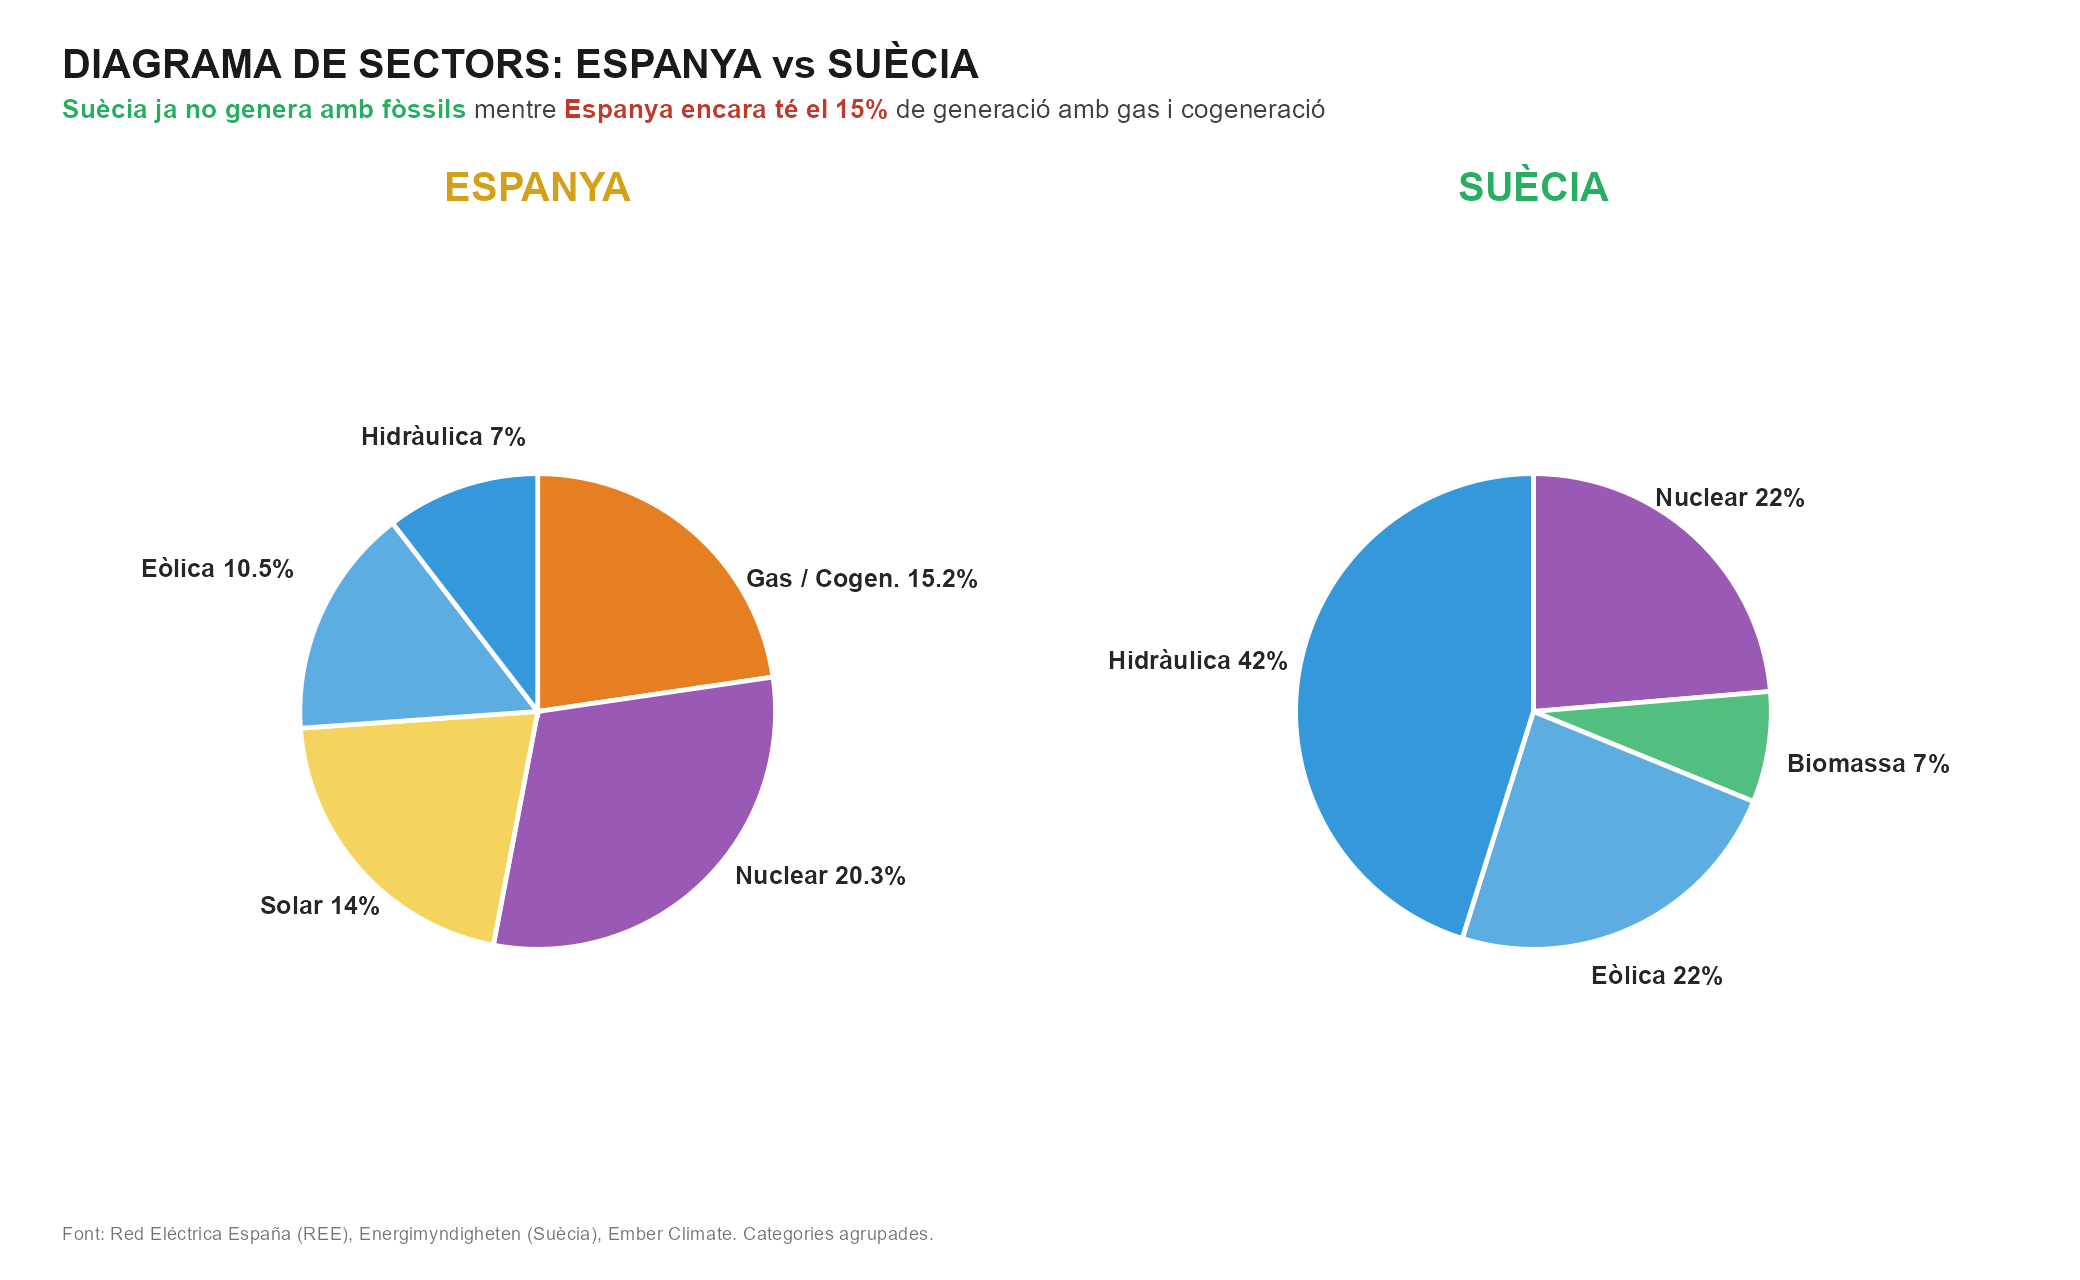

This figure's R source:
library(tidyverse)
library(ggtext)
library(patchwork)
library(scales)
library(ggrepel)

# ============================================================
# Mix electric Espanya vs Suecia (2023) - diagrames circulars
# Categories agrupades per llegibilitat
# ============================================================

mix <- tribble(
  ~pais,     ~font,           ~pct,
  "Espanya", "Eòlica",        10.5,
  "Espanya", "Solar",         14.0,
  "Espanya", "Hidràulica",     7.0,
  "Espanya", "Nuclear",       20.3,
  "Espanya", "Gas / Cogen.",  15.2,

  "Suècia",  "Hidràulica",    42.0,
  "Suècia",  "Eòlica",        22.0,
  "Suècia",  "Biomassa",       7.0,
  "Suècia",  "Nuclear",       22.0
)

ordre_font <- c("Hidràulica","Eòlica","Solar","Biomassa",
                "Nuclear","Gas / Cogen.")
mix$font <- factor(mix$font, levels = ordre_font)

paleta <- c(
  "Hidràulica"   = "#3498DB",
  "Eòlica"       = "#5DADE2",
  "Solar"        = "#F4D35E",
  "Biomassa"     = "#52BE80",
  "Nuclear"      = "#9B59B6",
  "Gas / Cogen." = "#E67E22"
)

fer_pie <- function(dades_pais, titol, color_titol, ajustos = NULL) {
  dades_pais <- dades_pais |>
    arrange(desc(font)) |>
    mutate(ymax = cumsum(pct),
           ymin = lag(ymax, default = 0),
           ymid = (ymax + ymin)/2,
           etiqueta = paste0(font, " ", pct, "%"),
           x_lab = 2.45,
           y_lab = ymid)

  # Aplica ajustos manuals (font -> x_lab i y_offset angular)
  if (!is.null(ajustos)) {
    for (i in seq_len(nrow(ajustos))) {
      idx <- which(as.character(dades_pais$font) == ajustos$font[i])
      if (length(idx) > 0) {
        if (!is.na(ajustos$x_lab[i]))
          dades_pais$x_lab[idx] <- ajustos$x_lab[i]
        if (!is.na(ajustos$y_offset[i]))
          dades_pais$y_lab[idx] <- dades_pais$ymid[idx] + ajustos$y_offset[i]
      }
    }
  }

  ggplot(dades_pais, aes(x = 1, y = pct, fill = font)) +
    geom_col(width = 2, color = "white", linewidth = 1) +
    coord_polar(theta = "y", start = 0, clip = "off") +
    scale_fill_manual(values = paleta, guide = "none") +
    # Etiquetes clarament fora del cercle (radi exterior real = 2)
    geom_text(data = dades_pais,
              aes(x = x_lab, y = y_lab, label = etiqueta),
              color = "grey15", fontface = "bold",
              size = 4, inherit.aes = FALSE) +
    expand_limits(x = c(0, 3.2)) +
    labs(title = titol) +
    theme_void(base_size = 12) +
    theme(
      plot.background  = element_rect(fill = "white", color = NA),
      plot.title       = element_text(face = "bold", size = 18,
                                      color = color_titol,
                                      hjust = 0.5,
                                      margin = margin(b = 12)),
      plot.margin      = margin(10, 10, 10, 10)
    )
}

mix_esp <- mix |> filter(pais == "Espanya")
mix_swe <- mix |> filter(pais == "Suècia")

ajustos_esp <- tribble(
  ~font,           ~x_lab, ~y_offset,
  "Eòlica",        2.95,    0,        # mes a l'esquerra
  "Gas / Cogen.",  2.95,    +5,       # mes a la dreta i avall
  "Nuclear",       2.75,    -3        # una mica mes a la dreta
)

ajustos_swe <- tribble(
  ~font,           ~x_lab, ~y_offset,
  "Hidràulica",    2.85,    0,        # mes a l'esquerra
  "Biomassa",      2.85,    0         # mes a la dreta
)

p_esp <- fer_pie(mix_esp, "ESPANYA", "#D4A017", ajustos_esp)
p_swe <- fer_pie(mix_swe, "SUÈCIA",  "#27AE60", ajustos_swe)

# Subtotals per al subtitol
fos_esp <- mix_esp |> filter(font == "Gas / Cogen.") |> pull(pct) |> sum()
fos_swe <- 0

final <- (p_esp | p_swe) +
  plot_annotation(
    title = "DIAGRAMA DE SECTORS: ESPANYA vs SUÈCIA",
    subtitle = sprintf(
      "<b style='color:#27AE60'>Suècia ja no genera amb fòssils</b> mentre <b style='color:#C0392B'>Espanya encara té el %.0f%%</b> de generació amb gas i cogeneració",
      fos_esp),
    caption = "Font: Red Eléctrica España (REE), Energimyndigheten (Suècia), Ember Climate. Categories agrupades.",
    theme = theme(
      plot.background  = element_rect(fill = "white", color = NA),
      plot.title       = element_text(face = "bold", size = 18,
                                      color = "#1A1A1A",
                                      hjust = 0,
                                      margin = margin(t = 4, b = 6)),
      plot.subtitle    = element_markdown(color = "grey25", size = 12,
                                          hjust = 0,
                                          margin = margin(b = 12)),
      plot.caption     = element_text(color = "grey45", size = 8.5,
                                      hjust = 0,
                                      margin = margin(t = 8)),
      plot.margin      = margin(16, 22, 14, 18)
    )
  )

if (!dir.exists("grafics")) dir.create("grafics")
ggsave("grafics/mix_electric_esp_swe.png", plot = final,
       width = 13, height = 8, dpi = 160, bg = "white")
cat("Grafic guardat a grafics/mix_electric_esp_swe.png\n")
